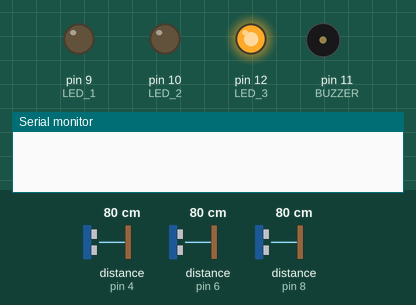
The sketch below on a simulated Arduino Uno, built with avr-gcc and run on an emulated ATmega328P. On the bench: output pins drawn as LEDs (lit = HIGH), buzzer (waves = sounding, pin HIGH), the last lines printed to the serial monitor. The inputs (shaded band) are chosen by the test bench; at power-on: distance to the obstacle (sensors on pin 4, pin 6, pin 8) 80 cm. The echo pulse lasts 58.3 µs per cm.

Above: at 2.4 s.
2.5 s: distance to the obstacle (sensor on pin 4) set to 72 cm
At 5.7 s:
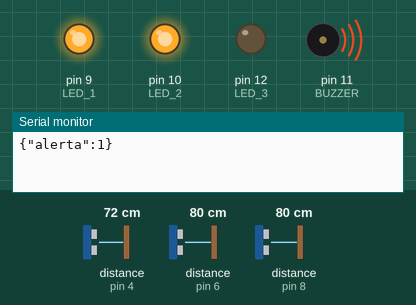
At 15.5 s:
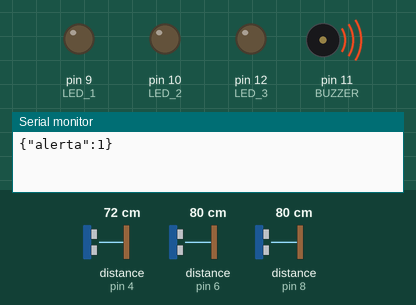
Timing chart, 0 to 15.8 s (numbered marks = the images above; inputs shaded):
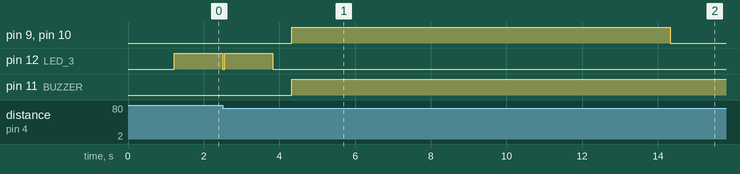

The sketch:

arduino.ino
```cpp
#include <ArduinoJson.h>

#include <NewPing.h>  // Para controlar los sensore ultrasonicos

// Ultrasonico 1
#define TRIGGER_PIN 3
#define ECHO_PIN 4
// Ultrasonico 2
#define TRIGGER_PIN_2 5
#define ECHO_PIN_2 6
// Ultrasonico 3
#define TRIGGER_PIN_3 7
#define ECHO_PIN_3 8
// Leds
#define LED_1 9
#define LED_2 10
#define LED_3 12
#define BUZZER 11
#define MAX_DISTANCE 400 // Distancia máxima de medición en centímetros que puede medir

NewPing sonar1(TRIGGER_PIN, ECHO_PIN, MAX_DISTANCE); // Configurar el objeto NewPing
NewPing sonar2(TRIGGER_PIN_2, ECHO_PIN_2, MAX_DISTANCE); // Configurar el objeto NewPing
NewPing sonar3(TRIGGER_PIN_3, ECHO_PIN_3, MAX_DISTANCE); // Configurar el objeto NewPing

bool flag = true;
const size_t bufferSize = 2 * JSON_OBJECT_SIZE(3); // Ajusta este tamaño según tu JSON
StaticJsonDocument<bufferSize> jsonDocument;
DeserializationError jsonError;

// Distancias que mide actualmente
int dist_act_1 = 0;
int dist_act_2 = 0;
int dist_act_3 = 0;

// Distancias que midió en un momento anterior
int dist_ant_1 = 0;
int dist_ant_2 = 0;
int dist_ant_3 = 0;

// Diferencia minima que debe haber entre
// la distancia anterior y la actual (distancia_actual - distancia_anterior)
int error = 3;

// Numero de lecturas que hará (para sacar un promedio de las distancias)
int num_lect = 20;
int mediciones[20]; // Arreglo para almacenar las mediciones

int leerUltrasonico(NewPing sonar, double desviacion_estandar_objetivo, int distancia) {
  int total = 0;
  unsigned long tiempo_actual = millis();

  do {
    // Obteniendo mediciones
    for (int i = 0; i < num_lect; i++) {
      int valor = sonar.ping_cm();    // Obteniendo la distancia en centímetros
      mediciones[i] = valor;          // Guardar la medición en el arreglo
      total += valor;
      delay(15);
    }

    int promedio = total / (num_lect);

    // Calcular la desviación estándar
    double suma_cuadrados = 0.0;
    for (int i = 0; i < num_lect; i++) {
      double diferencia = mediciones[i] - promedio;
      suma_cuadrados += diferencia * diferencia;
    }

    double desviacion_estandar = sqrt(suma_cuadrados / (num_lect));

    // Comprobar si la desviación estándar es mayor que el objetivo
    if (desviacion_estandar > desviacion_estandar_objetivo or promedio == 0) {
      // Si ya pasaron 4 segundo sin devolver una distancia, devolver la distancia anterior
      if (millis() - tiempo_actual > 4000) {
        return distancia;
      }
      // Si la desviación estándar es grande, volver a realizar la medición
      total = 0;
    }
    else {
      return promedio;
    }
  } while (true); // Continuar hasta que se alcance la desviación estándar deseada
}

void setup() {
  pinMode(TRIGGER_PIN, OUTPUT);
  pinMode(ECHO_PIN, INPUT);
  pinMode(TRIGGER_PIN_2, OUTPUT);
  pinMode(ECHO_PIN_2, INPUT);
  pinMode(TRIGGER_PIN_3, OUTPUT);
  pinMode(ECHO_PIN_3, INPUT);
  pinMode(LED_1, OUTPUT);
  pinMode(LED_2, OUTPUT);
  pinMode(LED_3, OUTPUT);
  pinMode(BUZZER, OUTPUT);
  Serial.begin(9600);
  // Lectura inicial
  dist_ant_1 = leerUltrasonico(sonar1, 10, 0);
  dist_ant_2 = leerUltrasonico(sonar2, 10, 0);
  dist_ant_3 = leerUltrasonico(sonar3, 10, 0);
}

void loop() {
  // Lectura actual
  digitalWrite(LED_3, HIGH);
  dist_act_1 = leerUltrasonico(sonar1, 10, dist_ant_1);
  delay(30);
  dist_act_2 = leerUltrasonico(sonar2, 10, dist_ant_2);
  delay(30);
  dist_act_3 = leerUltrasonico(sonar3, 10, dist_ant_3);
  digitalWrite(LED_3, LOW);

  // No aceptar valores nulos
  if (dist_act_1 != -1 and dist_act_2 != -1 and dist_act_3 != -1) {
    if (((abs(dist_ant_1 - dist_act_1) > error) and (dist_ant_1 > dist_act_1)) or ((abs(dist_ant_2 - dist_act_2) > error) and (dist_ant_2 > dist_act_2)) or ((abs(dist_ant_3 - dist_act_3) > error) and (dist_ant_3 > dist_act_3))) {
      if (flag) {
        String json = "{\"alerta\":" + String(1) + "}\n";
        Serial.write(json.c_str());
        delay(500);

        int led = 1;
        int buzzer = 1;
        int cont = 0;

        if (Serial.available() > 0) {
          String jsonString = Serial.readStringUntil('\n'); // Lee la cadena JSON hasta el salto de línea
          jsonError = deserializeJson(jsonDocument, jsonString);

          if (jsonError) {
            Serial.print("Error al parsear JSON: ");
            Serial.println(jsonError.c_str());
          } else {
            buzzer = jsonDocument["sonido"].as<int>();
            led = jsonDocument["led"].as<int>();
          }
        }
        if (led == 1 and buzzer != 1) {
          digitalWrite(LED_1, HIGH);
          digitalWrite(LED_2, HIGH);
          delay(10000);               // 10 s
          digitalWrite(LED_1, LOW);
          digitalWrite(LED_2, LOW);
        }
        else if (led != 1 and buzzer == 1) {
          digitalWrite(BUZZER, HIGH);
          delay(30000);               // 30 s
          digitalWrite(BUZZER, LOW);
        }
        else if (led == 1 and buzzer == 1) {
          digitalWrite(LED_1, HIGH);
          digitalWrite(LED_2, HIGH);
          digitalWrite(BUZZER, HIGH);
          delay(10000);               // 10 s
          digitalWrite(LED_1, LOW);
          digitalWrite(LED_2, LOW);
          delay(20000);
          digitalWrite(BUZZER, LOW);
        }
        flag = false;
      }
    }
    else {
      flag = true;
    }
    dist_ant_1 = dist_act_1;
    dist_ant_2 = dist_act_2;
    dist_ant_3 = dist_act_3;
    delay(50);
  }
}
```

Measured:
- the behaviour switches between 77 and 76 cm on distance to the obstacle (sensor on pin 4) (found by bisection; images 0 and 1)
- after the input at 2.5 s, pin 9 (LED_1), pin 10 (LED_2): LOW → HIGH after 1.8 s, → LOW 10.0 s later; pin 12 (LED_3): goes on until 3.8 s, then stays LOW; pin 11 (BUZZER): LOW → HIGH after 1.8 s
